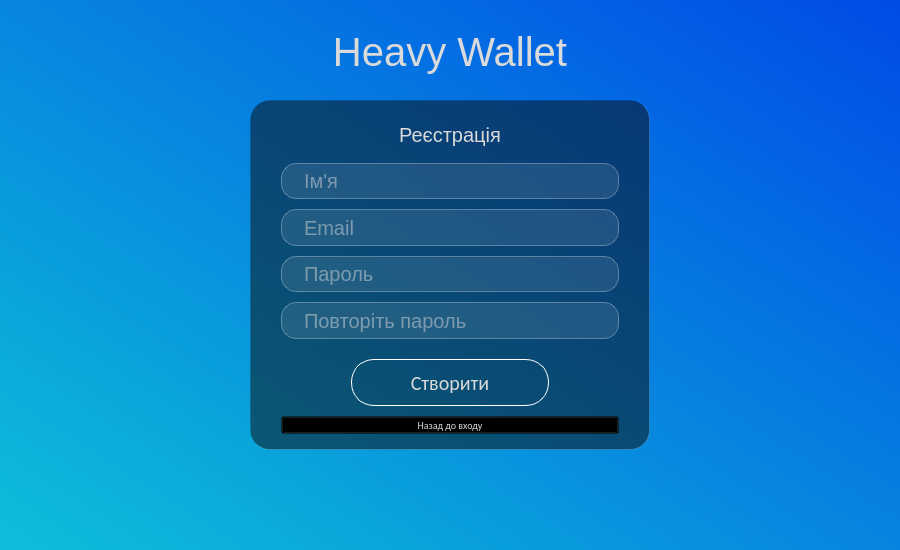
<?xml version="1.0" encoding="UTF-8"?>
<ui version="4.0">
 <class>SignUpWindow</class>
 <widget class="QMainWindow" name="SignUpWindow">
  <property name="geometry">
   <rect>
    <x>0</x>
    <y>0</y>
    <width>900</width>
    <height>550</height>
   </rect>
  </property>
  <property name="windowTitle">
   <string>Sign up</string>
  </property>
  <property name="windowIcon">
   <iconset resource="../resources/src.qrc">
    <normaloff>:/new/img/login.png</normaloff>:/new/img/login.png</iconset>
  </property>
  <property name="styleSheet">
   <string notr="true">*{
	color:rgb(218, 218, 218);
}

#centralwidget{
	background: qlineargradient(spread:pad, x1:0, y1:0.960227, x2:1, y2:0, stop:0 rgba(13, 189, 217, 255), stop:1 rgba(0, 75, 230, 255))
}

#signUpHeader{
	font-size: 20px;
}

#backToLoginButton{
 	background: transparent;
 	font-size: 10px;
	height:10px;
}

#backToLoginButton:hover{
 	color: rgb(25, 95, 227)
}

#signUpButton{
	border-radius: 23px;
	margin-top: 10px;
	margin-left: 70px;
	margin-right:70px;
 	background: transparent;
 	border: 1px solid white;
 	font-size: 20px;
	height:45px;
}

#signUpButton::hover{
 background: rgb(88, 153, 255);
 border-style: none;
}

#signUpFrame{
 	border-radius: 20px;
 	border: 1px solid rgba(255,255,255,0.15);
	background: rgba(10,10,10,0.5);
 
 	border-left-color: rgba(0,0,0,0.1);
 	border-top-color: rgba(0,0,0,0.1);
}

QLineEdit{	
	border: 1px solid rgba(255,255,255,0.3);
 	background: rgba(255,255,255,0.1);
 	border-radius: 15px;
 	font-size: 20px;
 	padding: 0 20px;
	color: rgb(218, 218,218);
}

QLineEdit[text=&quot;&quot;]{
	color: rgba(255,255,255,0.6);
}

#heavyWalletName{
	font-size:40px;
}</string>
  </property>
  <widget class="QWidget" name="centralwidget">
   <property name="styleSheet">
    <string notr="true"/>
   </property>
   <layout class="QGridLayout" name="gridLayout">
    <item row="0" column="0">
     <widget class="QLabel" name="heavyWalletName">
      <property name="styleSheet">
       <string notr="true"/>
      </property>
      <property name="text">
       <string>Heavy Wallet</string>
      </property>
      <property name="alignment">
       <set>Qt::AlignCenter</set>
      </property>
     </widget>
    </item>
    <item row="1" column="0">
     <widget class="QFrame" name="signUpFrame">
      <property name="minimumSize">
       <size>
        <width>400</width>
        <height>350</height>
       </size>
      </property>
      <property name="maximumSize">
       <size>
        <width>400</width>
        <height>350</height>
       </size>
      </property>
      <property name="styleSheet">
       <string notr="true"/>
      </property>
      <property name="frameShape">
       <enum>QFrame::StyledPanel</enum>
      </property>
      <property name="frameShadow">
       <enum>QFrame::Raised</enum>
      </property>
      <layout class="QVBoxLayout" name="verticalLayout">
       <property name="spacing">
        <number>10</number>
       </property>
       <property name="leftMargin">
        <number>30</number>
       </property>
       <property name="topMargin">
        <number>15</number>
       </property>
       <property name="rightMargin">
        <number>30</number>
       </property>
       <property name="bottomMargin">
        <number>15</number>
       </property>
       <item>
        <widget class="QLabel" name="signUpHeader">
         <property name="sizePolicy">
          <sizepolicy hsizetype="Expanding" vsizetype="Preferred">
           <horstretch>0</horstretch>
           <verstretch>0</verstretch>
          </sizepolicy>
         </property>
         <property name="maximumSize">
          <size>
           <width>16777215</width>
           <height>45</height>
          </size>
         </property>
         <property name="baseSize">
          <size>
           <width>0</width>
           <height>0</height>
          </size>
         </property>
         <property name="font">
          <font>
           <pointsize>-1</pointsize>
          </font>
         </property>
         <property name="text">
          <string>Реєстрація</string>
         </property>
         <property name="alignment">
          <set>Qt::AlignCenter</set>
         </property>
        </widget>
       </item>
       <item>
        <widget class="QLineEdit" name="nameLine">
         <property name="maximumSize">
          <size>
           <width>16777215</width>
           <height>40</height>
          </size>
         </property>
         <property name="focusPolicy">
          <enum>Qt::ClickFocus</enum>
         </property>
         <property name="styleSheet">
          <string notr="true"/>
         </property>
         <property name="text">
          <string/>
         </property>
         <property name="placeholderText">
          <string>Ім'я</string>
         </property>
        </widget>
       </item>
       <item>
        <widget class="QLineEdit" name="emailLine">
         <property name="maximumSize">
          <size>
           <width>16777215</width>
           <height>40</height>
          </size>
         </property>
         <property name="focusPolicy">
          <enum>Qt::ClickFocus</enum>
         </property>
         <property name="styleSheet">
          <string notr="true"/>
         </property>
         <property name="text">
          <string/>
         </property>
         <property name="placeholderText">
          <string>Email</string>
         </property>
        </widget>
       </item>
       <item>
        <widget class="QLineEdit" name="passwordLine">
         <property name="maximumSize">
          <size>
           <width>16777215</width>
           <height>40</height>
          </size>
         </property>
         <property name="focusPolicy">
          <enum>Qt::ClickFocus</enum>
         </property>
         <property name="styleSheet">
          <string notr="true"/>
         </property>
         <property name="text">
          <string/>
         </property>
         <property name="echoMode">
          <enum>QLineEdit::Password</enum>
         </property>
         <property name="placeholderText">
          <string>Пароль</string>
         </property>
        </widget>
       </item>
       <item>
        <widget class="QLineEdit" name="repeatPasswordLine">
         <property name="maximumSize">
          <size>
           <width>16777215</width>
           <height>40</height>
          </size>
         </property>
         <property name="focusPolicy">
          <enum>Qt::ClickFocus</enum>
         </property>
         <property name="echoMode">
          <enum>QLineEdit::Password</enum>
         </property>
         <property name="placeholderText">
          <string>Повторіть пароль</string>
         </property>
        </widget>
       </item>
       <item>
        <widget class="QPushButton" name="signUpButton">
         <property name="font">
          <font>
           <family>Calibri</family>
           <pointsize>-1</pointsize>
           <weight>50</weight>
           <italic>false</italic>
           <bold>false</bold>
          </font>
         </property>
         <property name="cursor">
          <cursorShape>PointingHandCursor</cursorShape>
         </property>
         <property name="styleSheet">
          <string notr="true"/>
         </property>
         <property name="text">
          <string>Створити</string>
         </property>
        </widget>
       </item>
       <item>
        <widget class="QPushButton" name="backToLoginButton">
         <property name="sizePolicy">
          <sizepolicy hsizetype="Minimum" vsizetype="Fixed">
           <horstretch>0</horstretch>
           <verstretch>0</verstretch>
          </sizepolicy>
         </property>
         <property name="font">
          <font>
           <family>Calibri</family>
           <pointsize>-1</pointsize>
           <weight>50</weight>
           <italic>false</italic>
           <bold>false</bold>
          </font>
         </property>
         <property name="cursor">
          <cursorShape>PointingHandCursor</cursorShape>
         </property>
         <property name="styleSheet">
          <string notr="true"/>
         </property>
         <property name="text">
          <string>Назад до входу</string>
         </property>
        </widget>
       </item>
      </layout>
     </widget>
    </item>
    <item row="2" column="0">
     <widget class="QLabel" name="label">
      <property name="styleSheet">
       <string notr="true"/>
      </property>
      <property name="text">
       <string/>
      </property>
     </widget>
    </item>
   </layout>
  </widget>
 </widget>
 <resources>
  <include location="../resources/src.qrc"/>
 </resources>
 <connections/>
</ui>
